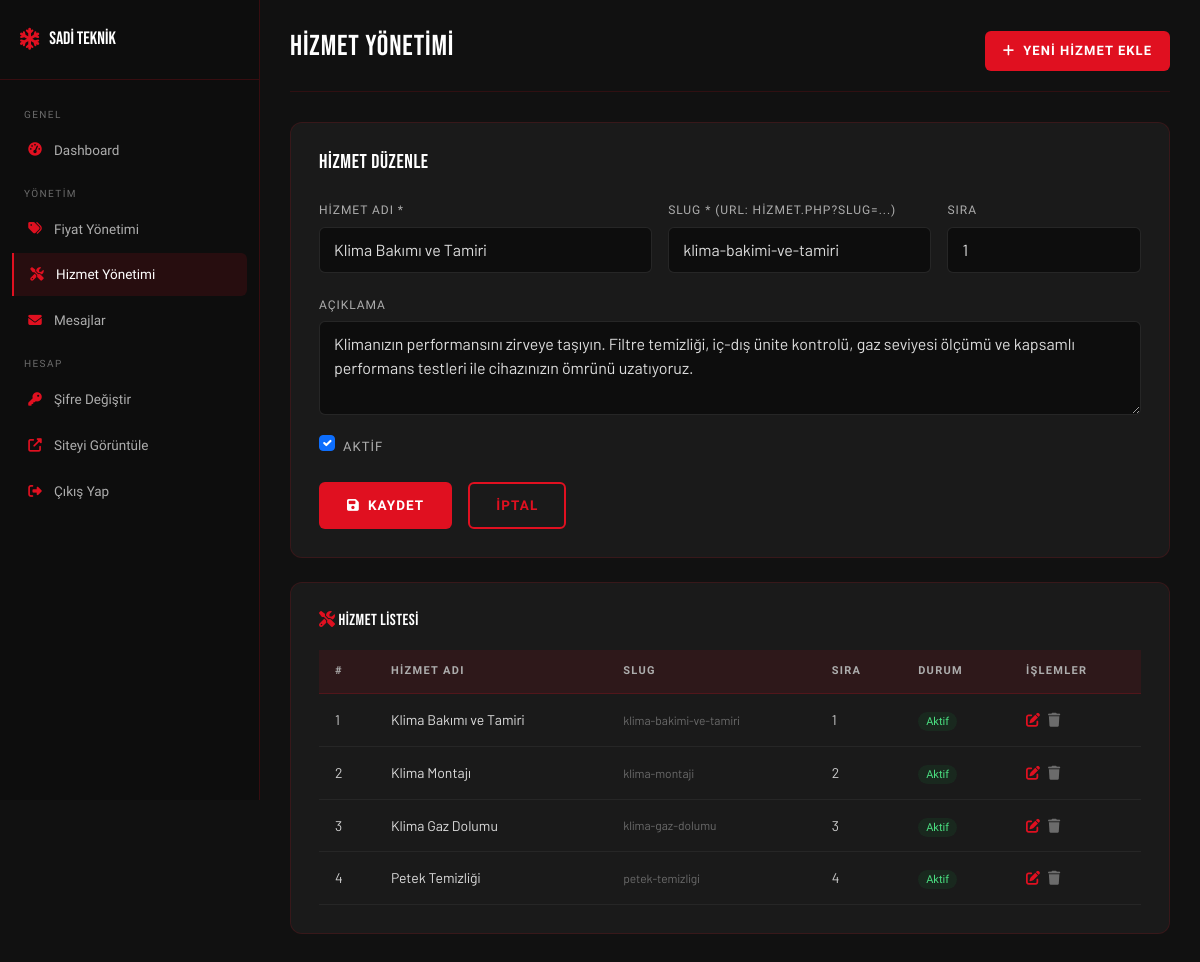
Page /admin/hizmetler.php?action=duzenle&id=1 (signed in) on the committed database.
### tables this page shows
CREATE TABLE IF NOT EXISTS hizmetler (
    id INT AUTO_INCREMENT PRIMARY KEY,
    hizmet_adi VARCHAR(150) NOT NULL,
    aciklama TEXT,
    slug VARCHAR(100) NOT NULL UNIQUE,
    aktif TINYINT(1) DEFAULT 1,
    sira INT DEFAULT 0,
    created_at TIMESTAMP DEFAULT CURRENT_TIMESTAMP
);

### includes/config.php (called while the page is built, shortened)
<?php
function db(): PDO {
    static $pdo = null;
    if ($pdo === null) {
        $dsn = "mysql:host=" . DB_HOST . ";dbname=" . DB_NAME . ";charset=" . DB_CHARSET;
        $options = [
            PDO::ATTR_ERRMODE            => PDO::ERRMODE_EXCEPTION,
            PDO::ATTR_DEFAULT_FETCH_MODE => PDO::FETCH_ASSOC,
            PDO::ATTR_EMULATE_PREPARES   => false,
        ];
        try {
            $pdo = new PDO($dsn, DB_USER, DB_PASS, $options);
        } catch (PDOException $e) {
            die('<div style="font-family:sans-serif;padding:30px;background:#1a0000;color:#ff4444;border:1px solid #ff0000;margin:20px;border-radius:8px;">
                <h3>⚠️ Veritabanı Bağlantı Hatası</h3>
                <p>Lütfen XAMPP\'ın çalıştığından ve veritabanının kurulu olduğundan emin olun.</p>
                <code>' . htmlspecialchars($e->getMessage()) . '</code>
            </div>');
        }
    }
    return $pdo;
}

### admin/hizmetler.php (the view, shortened to what this page needs)
<?php
require_once '../includes/config.php';
$action  = $_GET['action']  ?? 'liste';
$edit_id = isset($_GET['id']) ? (int)$_GET['id'] : 0;
$hizmetler   = db()->query("SELECT * FROM hizmetler ORDER BY sira,id")->fetchAll();
$duzenlenen  = null;
if ($edit_id) {
    $s = db()->prepare("SELECT * FROM hizmetler WHERE id=?");
    $s->execute([$edit_id]);
    $duzenlenen = $s->fetch();
}
include 'sidebar.php';
?>
<div class="admin-main">
    <div class="admin-topbar">
        <h1>Hizmet Yönetimi</h1>
        <a href="?action=ekle" class="btn-red" style="font-size:13px;padding:9px 18px;">
            <i class="fas fa-plus"></i> Yeni Hizmet Ekle
        </a>
    </div>
    <?php if ($action === 'ekle' || $action === 'duzenle'): ?>
    <div class="admin-form-card mb-4">
        <h5 style="color:#fff;margin-bottom:20px;">
            <?= $action==='ekle' ? 'Yeni Hizmet Ekle' : 'Hizmet Düzenle' ?>
        </h5>
        <form method="POST">
            <div class="row g-3">
                <div class="col-md-5">
                    <label>Hizmet Adı *</label>
                    <input type="text" class="form-control" name="hizmet_adi" required
                           value="<?= htmlspecialchars($duzenlenen['hizmet_adi'] ?? '') ?>">
                </div>
                <div class="col-md-4">
                    <label>Slug * (URL: hizmet.php?slug=...)</label>
                    <input type="text" class="form-control" name="slug" required
                           placeholder="ornek-hizmet-adi"
                           value="<?= htmlspecialchars($duzenlenen['slug'] ?? '') ?>">
                </div>
                <div class="col-md-3">
                    <label>Sıra</label>
                    <input type="number" class="form-control" name="sira" min="0"
                           value="<?= $duzenlenen['sira'] ?? 0 ?>">
                </div>
                <div class="col-12">
                    <label>Açıklama</label>
                    <textarea class="form-control" name="aciklama" rows="3"><?= htmlspecialchars($duzenlenen['aciklama'] ?? '') ?></textarea>
                </div>
                <div class="col-12">
                    <div class="form-check">
                        <input class="form-check-input" type="checkbox" name="aktif" id="aktif"
                               <?= (!isset($duzenlenen) || $duzenlenen['aktif']) ? 'checked' : '' ?>>
                        <label class="form-check-label" for="aktif" style="color:var(--gri-acik);font-family:var(--font-kalin);font-size:13px;">Aktif</label>
                    </div>
                </div>
                <div class="col-12 d-flex gap-3">
                    <button type="submit" class="btn-red"><i class="fas fa-save"></i> Kaydet</button>
                    <a href="hizmetler.php" class="btn-outline-red">İptal</a>
                </div>
            </div>
        </form>
    </div>
    <?php endif; ?>
    <div class="admin-form-card">
        <h5 style="color:#fff;margin-bottom:20px;font-size:1rem;">
            <i class="fas fa-tools" style="color:var(--kirmizi);"></i> Hizmet Listesi
        </h5>
        <div style="overflow-x:auto;">
            <table class="admin-table">
                <thead>
                    <tr><th>#</th><th>Hizmet Adı</th><th>Slug</th><th>Sıra</th><th>Durum</th><th>İşlemler</th></tr>
                </thead>
                <tbody>
                    <?php foreach ($hizmetler as $i => $h): ?>
                    <tr>
                        <td><?= $i+1 ?></td>
                        <td style="color:#ddd;"><?= htmlspecialchars($h['hizmet_adi']) ?></td>
                        <td style="font-size:12px;color:var(--gri);"><?= htmlspecialchars($h['slug']) ?></td>
                        <td><?= $h['sira'] ?></td>
                        <td>
                            <?php if ($h['aktif']): ?>
                            <span style="background:rgba(22,163,74,0.1);color:#4ade80;font-size:11px;padding:3px 8px;border-radius:10px;font-family:var(--font-kalin);">Aktif</span>
                            <?php else: ?>
                            <span style="background:rgba(255,255,255,0.05);color:var(--gri);font-size:11px;padding:3px 8px;border-radius:10px;font-family:var(--font-kalin);">Pasif</span>
                            <?php endif; ?>
                        </td>
                        <td>
                            <div style="display:flex;gap:8px;">
                                <a href="?action=duzenle&id=<?= $h['id'] ?>" style="color:var(--kirmizi);font-size:14px;"><i class="fas fa-edit"></i></a>
                                <a href="?action=sil&id=<?= $h['id'] ?>" class="btn-delete-confirm" style="color:var(--gri);font-size:14px;"><i class="fas fa-trash"></i></a>
                            </div>
                        </td>
                    </tr>
                    <?php endforeach; ?>
                </tbody>
            </table>
        </div>
    </div>
</div>
</body>
</html>

### assets/css/style.css (style rules this page uses)
:root { --kirmizi: #E01020; --kirmizi-koyu: #B00D19; --kirmizi-acik: #FF2535; --siyah: #0D0D0D; --siyah-2: #1A1A1A; --siyah-3: #2A2A2A; --gri-koyu: #3D3D3D; --gri: #6B6B6B; --gri-acik: #ADADAD; --beyaz: #FFFFFF; --krem: #F5F5F0; --border: rgba(224,16,32,0.25); --font-baslik: 'Bebas Neue', sans-serif; --font-kalin: 'Barlow Condensed', sans-serif; --font-metin: 'Barlow', sans-serif; --navbar-h: 68px; --topbar-h: 38px; --radius: 6px; --radius-lg: 12px; --shadow: 0 4px 24px rgba(0,0,0,0.18); --shadow-red: 0 4px 20px rgba(224,16,32,0.30); --transition: 0.28s cubic-bezier(0.4,0,0.2,1); }
*, *::before, *::after { box-sizing: border-box; margin: 0; padding: 0; }
html { scroll-behavior: smooth; }
body { font-family: var(--font-metin); font-size: 16px; line-height: 1.7; color: var(--siyah-2); background: var(--beyaz); overflow-x: hidden; padding-top: calc(var(--topbar-h) + var(--navbar-h)); }
h1,h2,h3,h4,h5,h6 { font-family: var(--font-baslik); letter-spacing: 0.03em; line-height: 1.15; }
a { text-decoration: none; color: inherit; transition: color var(--transition); }
.btn-red { background: var(--kirmizi); color: var(--beyaz); font-family: var(--font-kalin); font-size: 13.5px; font-weight: 700; letter-spacing: 0.08em; text-transform: uppercase; padding: 12px 28px; border: none; border-radius: var(--radius); cursor: pointer; transition: all var(--transition); display: inline-flex; align-items: center; gap: 8px; }
.btn-outline-red { background: transparent; color: var(--kirmizi); border: 2px solid var(--kirmizi); font-family: var(--font-kalin); font-size: 13.5px; font-weight: 700; letter-spacing: 0.08em; text-transform: uppercase; padding: 10px 26px; border-radius: var(--radius); cursor: pointer; transition: all var(--transition); display: inline-flex; align-items: center; gap: 8px; }
.admin-body { padding-top: 0 !important; background: #111; min-height: 100vh; }
.admin-main { margin-left: 260px; padding: 30px; min-height: 100vh; }
.admin-topbar { display: flex; justify-content: space-between; align-items: center; margin-bottom: 30px; padding-bottom: 20px; border-bottom: 1px solid rgba(224,16,32,0.15); }
.admin-topbar h1 { font-size: 1.8rem; color: #fff; }
.admin-table { width: 100%; border-collapse: collapse; }
.admin-table thead th { background: rgba(224,16,32,0.1); color: var(--gri-acik); font-family: var(--font-kalin); font-size: 11px; letter-spacing: 0.12em; text-transform: uppercase; padding: 12px 16px; text-align: left; border-bottom: 1px solid rgba(224,16,32,0.2); }
.admin-table tbody td { padding: 14px 16px; border-bottom: 1px solid rgba(255,255,255,0.05); color: #ccc; font-size: 14px; vertical-align: middle; }
.admin-form-card { background: #1a1a1a; border: 1px solid rgba(224,16,32,0.15); border-radius: var(--radius-lg); padding: 28px; }
.admin-form-card .form-control, .admin-form-card .form-select { background: #0d0d0d; border: 1px solid rgba(255,255,255,0.1); color: #ddd; border-radius: var(--radius); padding: 10px 14px; }
.admin-form-card label { color: var(--gri-acik); font-family: var(--font-kalin); font-size: 12px; letter-spacing: 0.08em; text-transform: uppercase; margin-bottom: 6px; }

### admin/sidebar.php (style rules this page uses)
body { padding-top: 0 !important; }

### rows in the picture
hizmetler: hizmet_adi "Klima Bakımı ve Tamiri", slug "klima-bakimi-ve-tamiri", sira "1", aciklama "Klimanızın performansını zirveye taşıyın. Filtre temizliği, iç-dış ünite kontrolü, gaz seviyesi ölçümü ve kapsamlı performans testleri ile cihazınızın ömrünü uzatıyoruz.", aktif "☑", shows "Aktif"
hizmetler: hizmet_adi "Klima Montajı", slug "klima-montaji", sira "2", aktif "Aktif"
hizmetler: hizmet_adi "Klima Gaz Dolumu", slug "klima-gaz-dolumu", sira "3", aktif "Aktif"
hizmetler: hizmet_adi "Petek Temizliği", slug "petek-temizligi", sira "4", aktif "Aktif"
